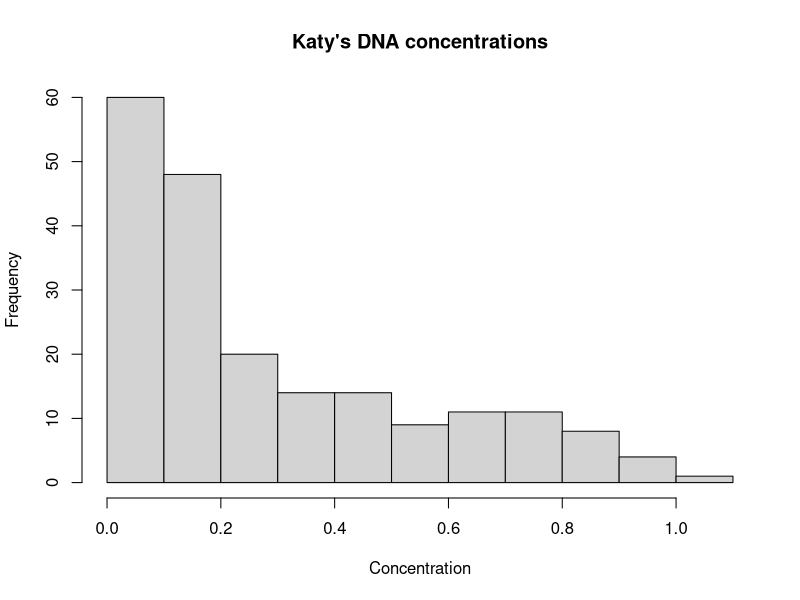
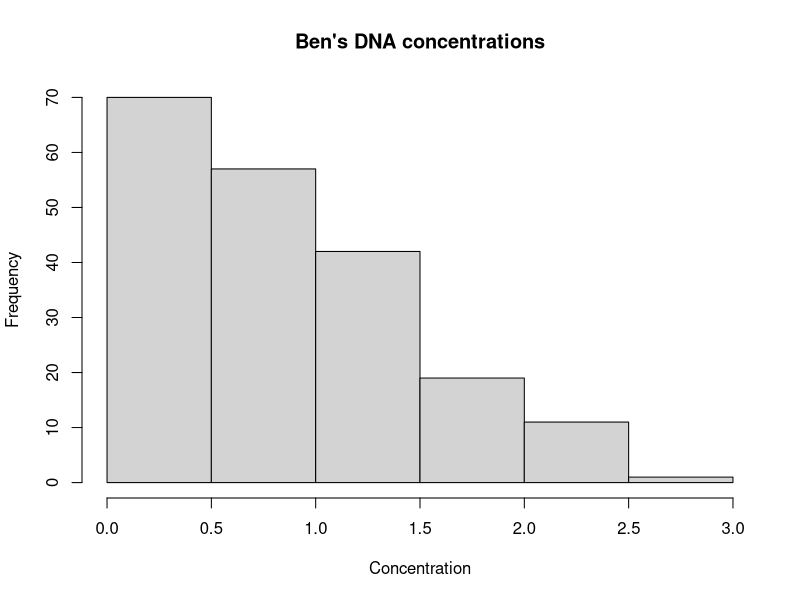
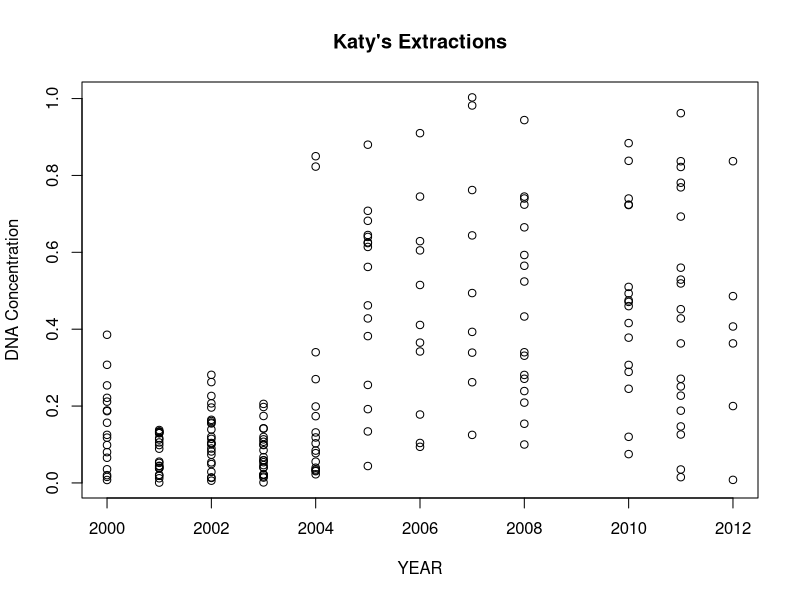
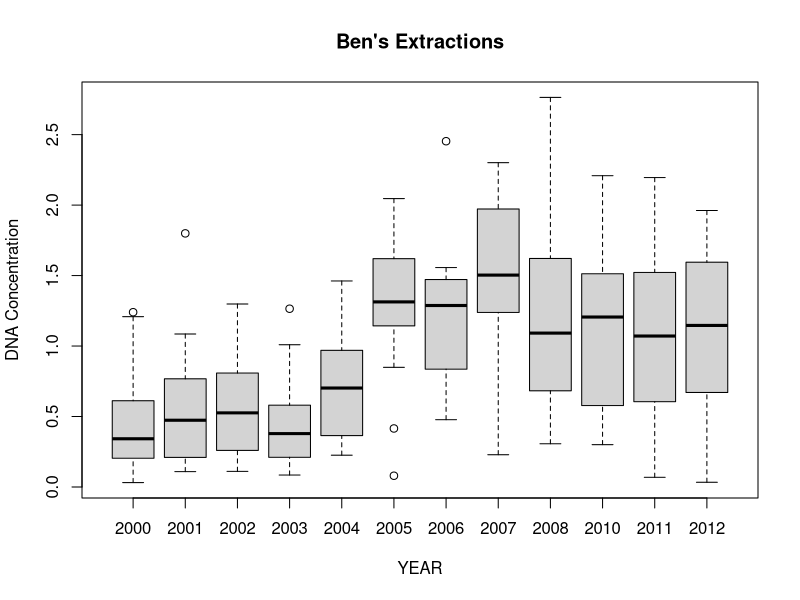
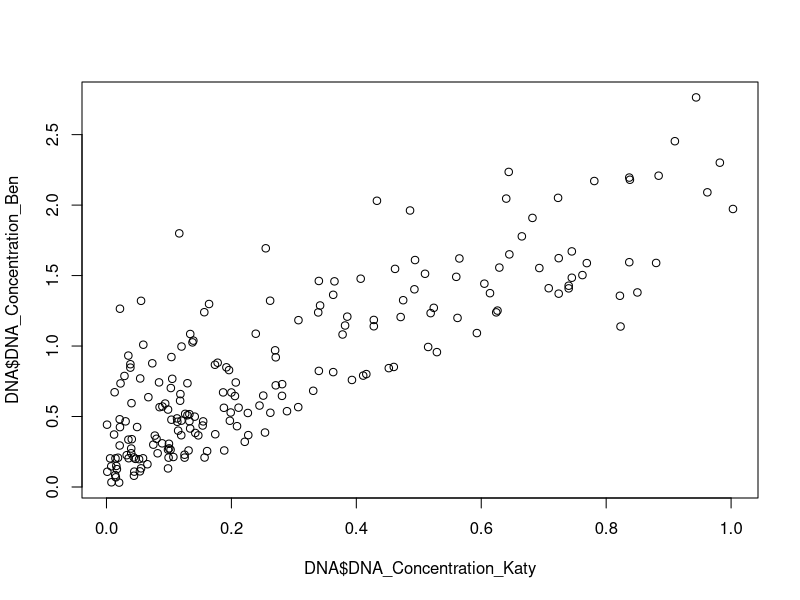
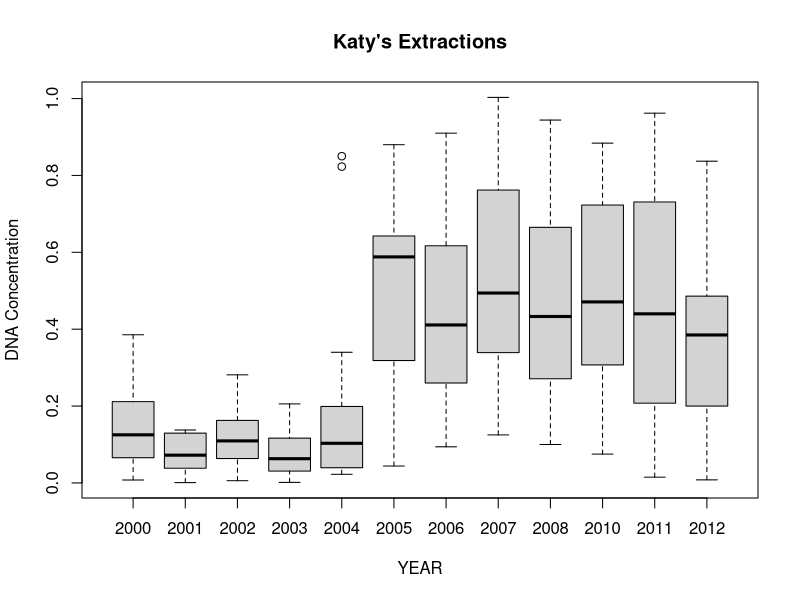
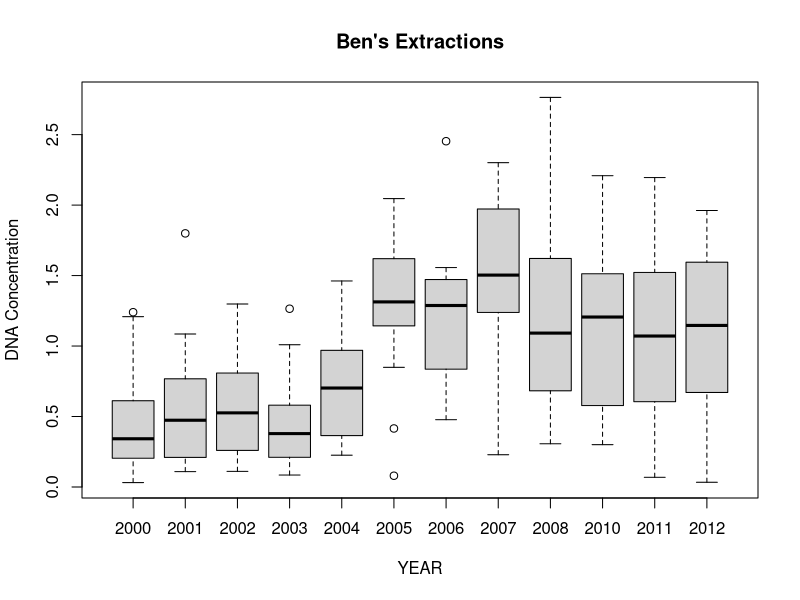

These figures' R source, in order: (Note: this script raises an error after producing the figures.)
#I. 	
#Once you get the csv file loaded into an R object as a data frame, feel free to do some exploratory visualizations or summaries to get a feel for the data if you like.
#Your first task, though, is to create separate histograms of the DNA concentrations for Katy and Ben. Make sure to add nice labels to these (x-axis and main title).
library(tidyverse)
DNA <- read.delim("./DNA_Conc_by_Extraction_Date.csv", sep=",", stringsAsFactors = FALSE)
summary(DNA)
hist(DNA$DNA_Concentration_Katy, main = "Katy's DNA concentrations", xlab ="Concentration", ylab = "Frequency")
hist(DNA$DNA_Concentration_Ben, main = "Ben's DNA concentrations", xlab ="Concentration", ylab = "Frequency")



#II. 	
#Your second task is to look at DNA concentrations from the different extraction years. 
#One way to do this is a separate figure for each student is demonstrated in those two files:	ZAHN_Plot1.jpeg and ZAHN_Plot2.jpeg 
#Open those files in some image viewing program and take a look. I'd like you to re-create these exactly, including the labels.
#This is tricky, so I'll give a hint: the plot() function behaves differently depending on the classes of vectors that are given to it.
plot(x=DNA$Year_Collected, y=DNA$DNA_Concentration_Katy,main = "Katy's Extractions", xlab ="YEAR", ylab = "DNA Concentration")
class(DNA$Year_Collected)
class(DNA$DNA_Concentration_Katy)
DNA$Year_Collected <- as.factor(DNA$Year_Collected)
plot(x=DNA$Year_Collected, y=DNA$DNA_Concentration_Ben, main = "Ben's Extractions", xlab ="YEAR", ylab = "DNA Concentration")

#III.
#Once you have your code for creating the figures correctly, you need to save those two images in YOUR Exam_1 directory. Name them similarly to how I named mine, but with your LASTNAME
#Make sure your code is saving the files. Don't do it manually with the mouse!
jpeg("COOK_Plot1.jpeg")
plot(x=DNA$Year_Collected, y=DNA$DNA_Concentration_Katy,main = "Katy's Extractions", xlab ="YEAR", ylab = "DNA Concentration")
dev.off()

jpeg("COOK_Plot2.jpeg")
plot(x=DNA$Year_Collected, y=DNA$DNA_Concentration_Ben, main = "Ben's Extractions", xlab ="YEAR", ylab = "DNA Concentration")
dev.off()


#IV.
#Take a look at Ben's concentrations vs Katy's concentrations. You can do this however you like... with a plot or with summary stats or both.
#It looks like Ben had consistently higher DNA yields than Katy did...but surely it wasn't uniformly better, right? With some samples, he only had a marginal improvement over Katy.
#With other samples, he had a relatively massive improvement over her.
#Your task here is to write some code that tells us: in which extraction YEAR, was Ben's performance the lowest RELATIVE TO Katy's performance?
DNA %>% summarize(DNA_Concentration_Ben, mean(""))
?summarize
plot(DNA$DNA_Concentration_Katy,DNA$DNA_Concentration_Ben)


  
#  V.
#Do another subset of the data for me. Subset the data frame so it's just the "Downstairs" lab.
#Now, make a scatterplot of the downstairs lab data such that "Date_Collected" is on the x-axis and "DNA_Concentration_Ben" is on the y-axis. Save this scatterplot as "Ben_DNA_over_time.jpg" in your Exam_1 directory. See the file "Downstairs.jpg" for an example of how yours should look. If it looks different, you might need to do some class conversions so the plot() function treats things correctly. HintHintHint: POSIXct
plot(x=DNA$Date_Collected, y=DNA$DNA_Concentration_Ben)
class(DNA$Date_Collected)
?POSIXct
DNA$Date_Collected <- as.POSIXct(DNA$Date_Collected)
jpeg("Ben_DNA_over_time.jpg.jpeg")
plot(x=DNA$Date_Collected, y=DNA$DNA_Concentration_Ben, xlab ="Date_Collected", ylab = "DNA_Concentration_Ben")
dev.off()

#VI.
#For this final (BONUS) problem, let's just look at Ben's DNA concentration values. I think Katy messed up her PCRs, and at any rate, we can't use them for sequencing.
#Besides, our original purpose for this experiment was to see if DNA extractions sitting in a freezer degraded over time.
#To that end, I want you to make a new data frame (just using Ben's values) that has one column containing the years that DNA extractions were made, 
#and another column that contains the AVERAGE of the values within that year.  Just to be clear, this data frame should have only 12 rows (one for each year)! You will need to find a way to take the average of Ben's DNA values in each separate year. A for-loop, or repeated subsetting, or some other way...
          
                                        #Once you have this new data frame of averages by year, write some code that shows which extraction year has the highest average DNA concentration (and what that concentration is) and then save the 12-row dataframe as a new csv file called "Ben_Average_Conc.csv"
year= c("Year_Collected")
averarage= c()
data.frame()                                                  

                                                  #VII.
                                                  #Push the following to your github web page in your new Exam_1 directory:
                                                   # 1. Boxplot of DNA concentration values by year for Katy
                                                  #2. Boxplot of DNA concentration values by year for Ben
                                                  #3. The scatterplot called "Ben_DNA_over_time.jpg"
                                                  #4. Your complete R script file, saved as LASTNAME_Skills_Test_1.R
                                                  #5. Your bonus dataframe, if you did the bonus (Section VI)